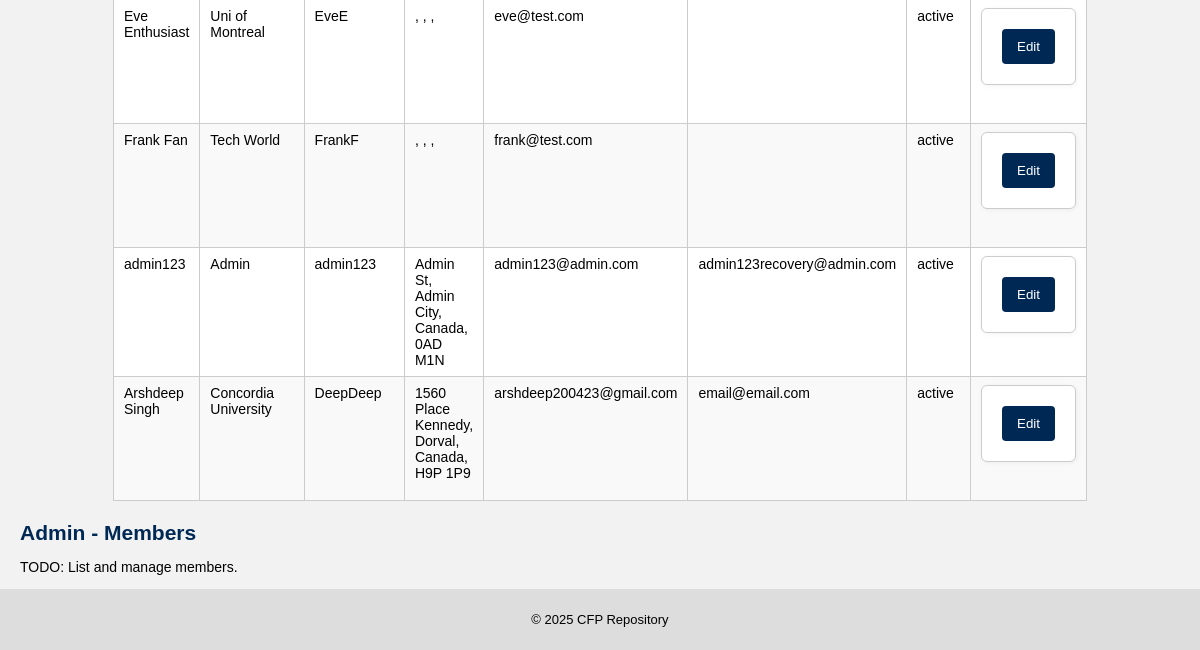
/admin_members.php (signed in, lower part), run on an earlier commit of the app's database.
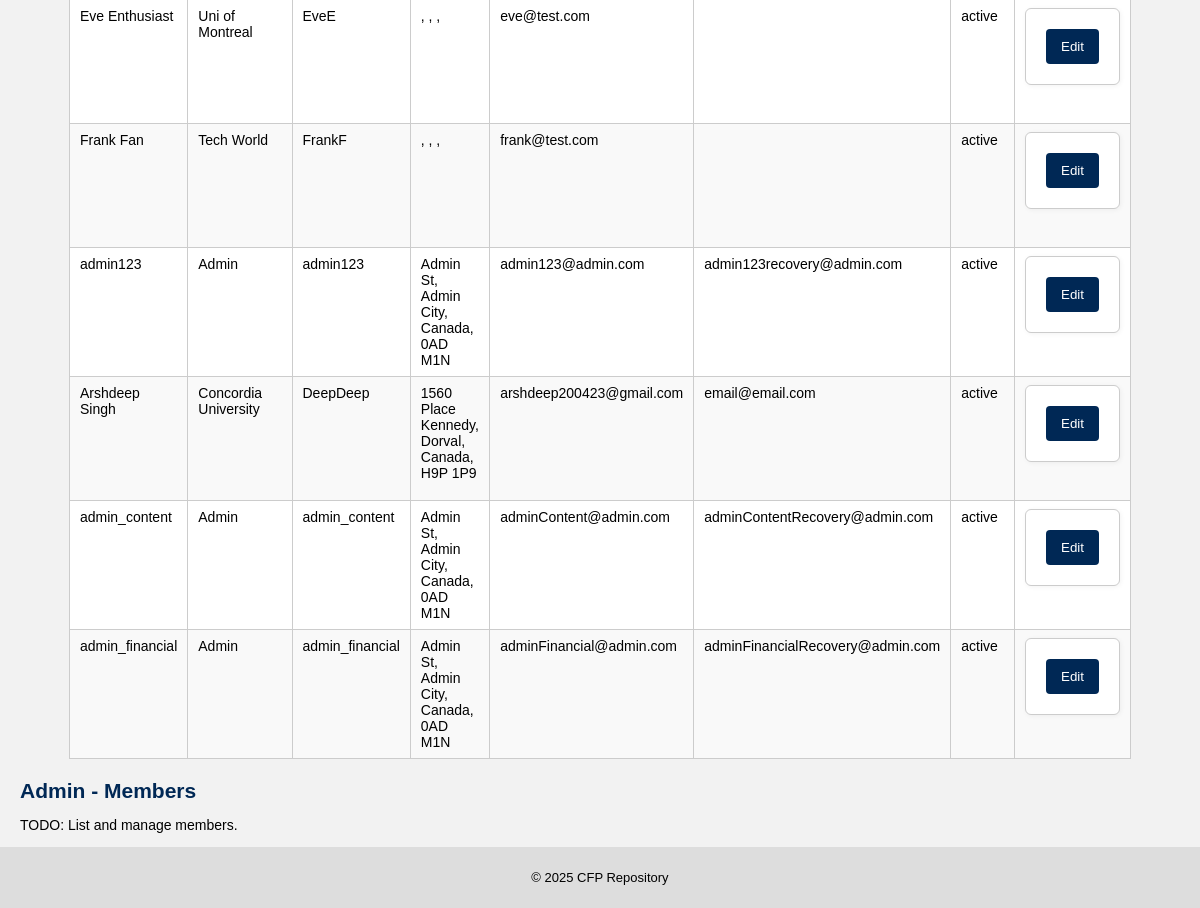
And on a later commit of the database.
### tables this page shows
CREATE TABLE `member` (
  `member_id` int(11) NOT NULL,
  `name` varchar(100) NOT NULL,
  `organization` varchar(100) NOT NULL,
  `primary_email` varchar(100) NOT NULL,
  `recovery_email` varchar(100) DEFAULT NULL,
  `password_hash` varchar(255) NOT NULL,
  `pseudonym` varchar(50) NOT NULL,
  `verification_matrix` varchar(255) DEFAULT NULL,
  `matrix_expiry_date` date DEFAULT NULL,
  `join_date` date NOT NULL,
  `status` enum('active','suspended','blacklisted') DEFAULT 'active',
  `download_limit` int(11) DEFAULT NULL,
  `street` varchar(100) DEFAULT NULL,
  `city` varchar(50) DEFAULT NULL,
  `state` varchar(50) DEFAULT NULL,
  `country` varchar(50) DEFAULT NULL,
  `postal_code` varchar(20) DEFAULT NULL,
  `introduced_by` int(11) DEFAULT NULL
);

### admin_members.php (the view, shortened to what this page needs)
<?php
require 'db.php';
include 'header.php';
if (isset($_SESSION['member_id'])) {
    $sql_member_details = "SELECT *
                           FROM member";
    $result_member_details = mysqli_query($conn, $sql_member_details);
    echo '
    <h4>Member Details</h4>
        <table border="1">
            <tr>
                <th>Name</th>
                <th>organization</th>
                <th>Pseudonym</th>
                <th>Address</th>
                <th>Primary Email</th>
                <th>Recovery Email</th>
                <th>Status</th>
                <th>Action</th>
            </tr>
    ';
    while ($row = mysqli_fetch_assoc($result_member_details)) {
        echo '
            <tr>
                <td>' . htmlspecialchars($row['name']) . '</td>
                <td>' . htmlspecialchars($row['organization']) . '</td>
                <td>' . htmlspecialchars($row['pseudonym']) . '</td>
                <td>' .
                    htmlspecialchars($row['street']) . ', ' .
                    htmlspecialchars($row['city']) . ', ' .
                    htmlspecialchars($row['country']) . ', ' .
                    htmlspecialchars($row['postal_code']) .
                '</td>
                <td>' . htmlspecialchars($row['primary_email']) . '</td>
                <td>' . htmlspecialchars($row['recovery_email']) . '</td>
                <td>' . htmlspecialchars($row['status']) . '</td>
                <td>
                    <form action="admin_members_edit.php" method="get">
                        <input type="hidden" name="member_id" value="' . (int)$row['member_id'] . '">
                        <input type="hidden" name="name" value="' . htmlspecialchars($row['name'], ENT_QUOTES) . '">
                        <input type="hidden" name="organization" value="' . htmlspecialchars($row['organization'], ENT_QUOTES) . '">
                        <input type="hidden" name="pseudonym" value="' . htmlspecialchars($row['pseudonym'], ENT_QUOTES) . '">
                        <input type="hidden" name="street" value="' . htmlspecialchars($row['street'], ENT_QUOTES) . '">
                        <input type="hidden" name="city" value="' . htmlspecialchars($row['city'], ENT_QUOTES) . '">
                        <input type="hidden" name="country" value="' . htmlspecialchars($row['country'], ENT_QUOTES) . '">
                        <input type="hidden" name="postal_code" value="' . htmlspecialchars($row['postal_code'], ENT_QUOTES) . '">
                        <input type="hidden" name="primary_email" value="' . htmlspecialchars($row['primary_email'], ENT_QUOTES) . '">
                        <input type="hidden" name="recovery_email" value="' . htmlspecialchars($row['recovery_email'], ENT_QUOTES) . '">
                        <input type="hidden" name="status" value="' . htmlspecialchars($row['status'], ENT_QUOTES) . '">
                        <button type="submit">Edit</button>
                    </form>
                </td>
            </tr>';
    }
    echo '</table>';
} else {
    header("Location: login.php");
}
?>
<h2>Admin - Members</h2>
<p>TODO: List and manage members.</p>
<?php include 'footer.php'; ?>

### header.php (shortened to what this page needs)
<!DOCTYPE html>
<html lang="en">
<head>
    <link rel="stylesheet" href="css/style.css">
</head>
<body>
    <main>

### footer.php
</main>
    <footer>
        <p>&copy; <?php echo date('Y'); ?> CFP Repository</p>
    </footer>
</body>
</html>

### css/style.css (style rules this page uses)
:root { --primary: #002855; --secondary: #f2f2f2; --accent: #005fa3; --danger: #b30000; }
body { font-family: Arial, Helvetica, sans-serif; font-size: 14px; margin: 0; padding: 0 20px; background-color: var(--secondary); }
h2, h3, h4 { margin-top: 20px; margin-bottom: 10px; color: var(--primary); }
table { border-collapse: collapse; width: 100%; margin: 10px 0 20px 0; background-color: #ffffff; }
tr:nth-child(even) { background-color: #f9f9f9; }
form { max-width: 400px; padding: 20px; background-color: white; border: 1px solid #ccc; border-radius: 6px; box-shadow: 1px 1px 5px rgba(0,0,0,0.05); margin-bottom: 30px; }
button[type="submit"] { background-color: var(--primary); color: white; padding: 10px 15px; border: none; border-radius: 4px; cursor: pointer; }
table { border-collapse: collapse; width: 80%; max-width: 900px; margin: 10px auto 20px; background-color: #ffffff; }
footer { padding: 10px 20px; background-color: #ddd; text-align: center; margin: 0 -20px 0 -20px; font-size: 13px; }

What changed in the data, as far as the page shows it:
added member: name "admin_content", organization "Admin", pseudonym "admin_content", street "Admin St", city "Admin City", country "Canada", postal_code "0AD M1N", primary_email "adminContent@admin.com", recovery_email "adminContentRecovery@admin.com", status "active"
added member: name "admin_financial", organization "Admin", pseudonym "admin_financial", street "Admin St", city "Admin City", country "Canada", postal_code "0AD M1N", primary_email "adminFinancial@admin.com", recovery_email "adminFinancialRecovery@admin.com", status "active"
